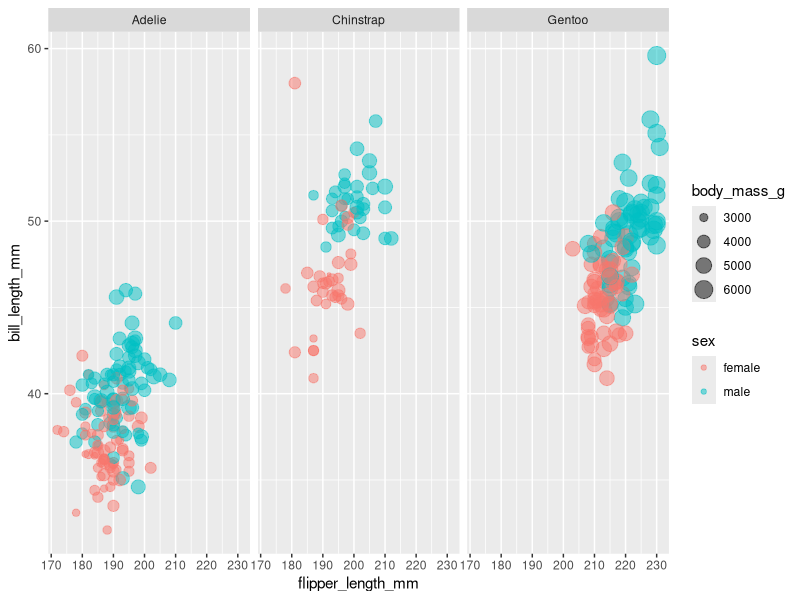
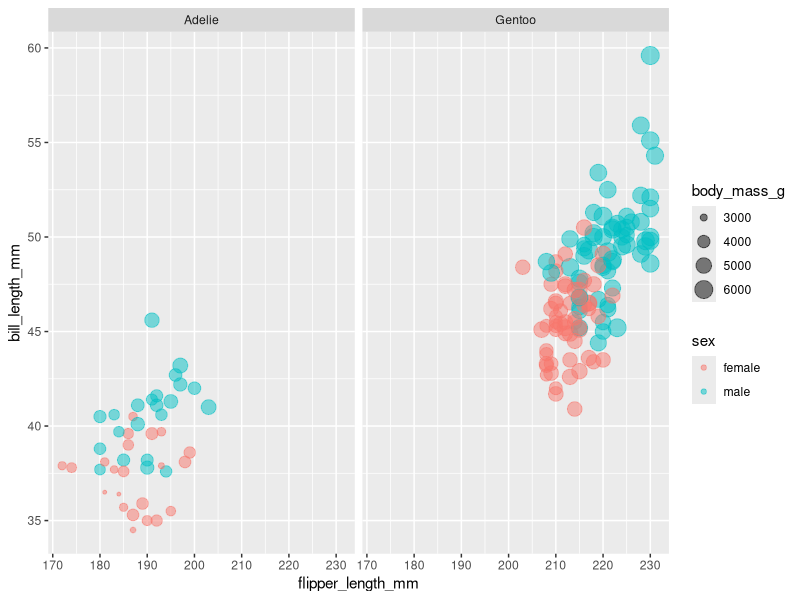
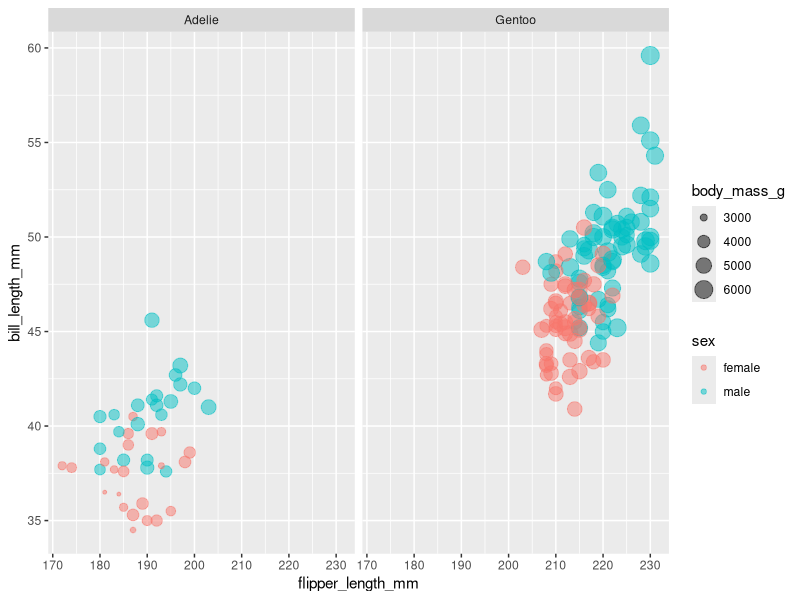

R code for these plots, in order:
## ---- chunk 1
#| label: setup
#| echo: false
#| include: false
library(tidyverse)
library(palmerpenguins)
## ---- chunk 2
10+10
10/2
10*2+5
10-3
10^2
sqrt(100)
## ---- chunk 3

x <- 3
x
y <- 10*10
y
## ---- chunk 4

nome_do_objeto <- "valor"

nome_do_objeto
## ---- chunk 5
z <- c(1,2,10,12)
z
## ---- chunk 6
z
z*2
x
x*3
y
y+2
## ---- chunk 7
#| code-line-numbers: "|3"
a <- letters

a
## ---- chunk 8
#| code-line-numbers: "|3"
data("cars")

cars 
## ---- chunk 9
# Criação de um vetor com os 5 primeiros números pares

pares <- c(2,4,6,8,10)

pares

# Elevando os pares ao quadrado

(pares)^2
## ---- chunk 10
#| code-line-numbers: "|1|5|"
#| output-location: column
#| out-width: "250%"
#| fig-dpi: 600
  


# Obtenção dos dados

penguins <- penguins

# Gráficos

penguins |> 
  filter(!is.na(sex)) |> 
  ggplot(aes(flipper_length_mm, 
             bill_length_mm, 
             color = sex,
             size = body_mass_g)) +
  geom_point(alpha = 0.5) +
  facet_wrap(~species) 
## ---- chunk 11
#| code-line-numbers: "|1|2|3|4|5|6|7|8|9|10"
#| output-location: column
#| out-width: "400%"
#| fig-dpi: 600  
penguins |> 
  filter(island == "Biscoe",
         !is.na(sex)) |>
  ggplot(aes(flipper_length_mm, 
             bill_length_mm, 
             color = sex, size = 
               body_mass_g)) +
  geom_point(alpha = 0.5) +
  facet_wrap(~species)
## ---- chunk 12
#| code-line-numbers: "|1|2"
#| output-location: column
#| out-width: "400%"
#| fig-dpi: 600
# O relatório 3 só precisava dos 
#dados da ilha Biscoe
penguins |> 
  filter(island == "Biscoe",
         !is.na(sex)) |>
  ggplot(aes(flipper_length_mm, 
             bill_length_mm, color = 
               sex, 
             size = body_mass_g)) +
  geom_point(alpha = 0.5) +
  facet_wrap(~species)
## ---- chunk 13
# Crie uma sequência de números de 1 a 10
seq(from=1, to=10)
## ---- chunk 14
# Agora, o incremento da sequência é por 2
seq(from=1, to=10, by = 2)
## ---- chunk 15
seq(1,10,2)
## ---- chunk 16
seq(by=2,to=10,from=1)
## ---- chunk 17
seq(2,10,1)
## ---- chunk 18
z <- c(2,2,6,11,9,20)
sum(z)
mean(z)
median(z)
## ---- chunk 19
z <- c(2,2,6,11,9,20)
range(z)
min(z)
max(z)
quantile(z)
